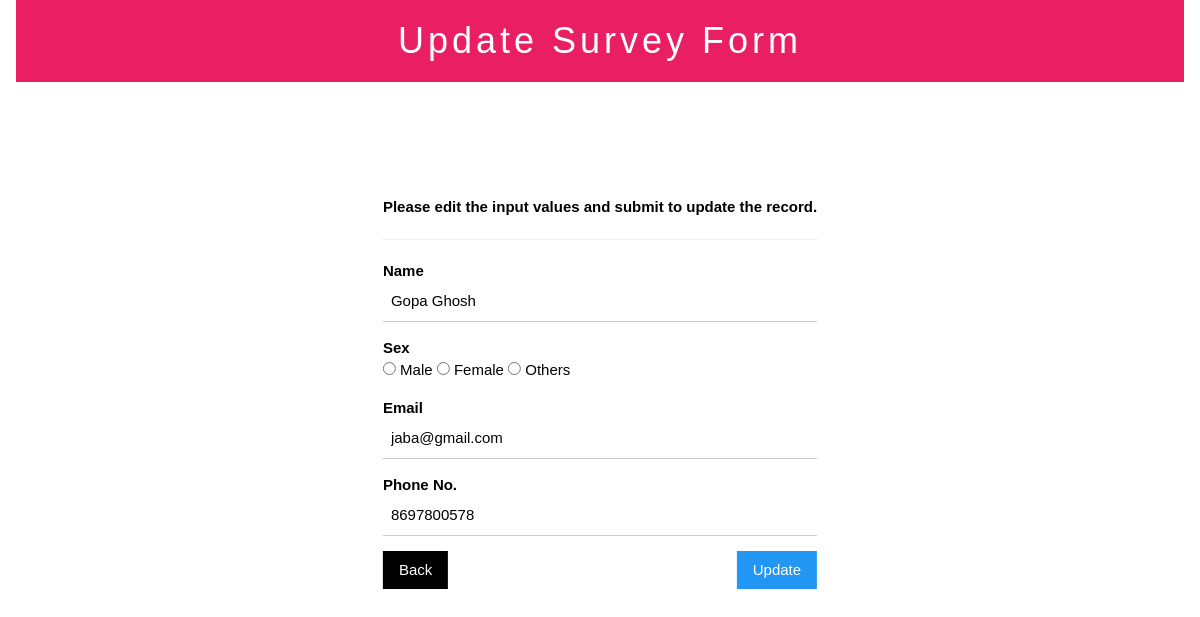
The page /update.php?id=3 on the database its author committed.
### tables this page shows
CREATE TABLE IF NOT EXISTS `info` (
  `id` int(255) NOT NULL AUTO_INCREMENT,
  `name` varchar(255) NOT NULL,
  `sex` varchar(255) NOT NULL,
  `email` varchar(255) NOT NULL,
  `phone` varchar(10) NOT NULL,
  `time` datetime(6) NOT NULL DEFAULT current_timestamp(6),
  PRIMARY KEY (`id`)
);

### update.php (the view, shortened to what this page needs)
<!DOCTYPE html>
<?php
    include "config.php";
    $id=$_GET["id"];
?>
<html>
<head>
    <link rel="stylesheet" href="css/w3.css">
    <link rel="stylesheet" href="https://cdnjs.cloudflare.com/ajax/libs/font-awesome/4.7.0/css/font-awesome.min.css">
</head>
<body>
<?php
    $view = "SELECT * FROM info WHERE id='$id'";
    $req = mysqli_query($conn, $view);
    $row=mysqli_fetch_assoc($req);
?>
    <div class="w3-container">
    <div class="w3-center w3-pink w3-padding-small w3-wide"><h1 style="font-family:Impact, Haettenschweiler, 'Arial Narrow Bold', sans-serif">Update Survey Form</h1></div>
    <div class="w3-display-middle">
    <form action="<?php echo htmlspecialchars(basename($_SERVER['REQUEST_URI'])); ?>" method="POST">
    <strong>Please edit the input values and submit to update the record.</strong>
    <hr>
        <p>
            <label class="w3-bar"><b>Name</b></label>
            <input type="text" class="w3-input" name="nm" placeholder="Full Name" value="<?php echo $row['name'] ?>" required>
        </p>
        <p>
            <label class="w3-bar"><b>Sex</b></label>
            <input type="radio" name="sex" value="male"> Male
            <input type="radio" name="sex" value="female"> Female
            <input type="radio" name="sex" value="others"> Others
        </p>
        <p>
            <label class="w3-bar"><b>Email</b></label>
            <input type="email" class="w3-input" name="em" placeholder="Email" value="<?php echo $row['email'] ?>" required>
        </p>
        <p>
            <label class="w3-bar"><b>Phone No.</b></label>
            <input type="tel" class="w3-input" name="phn" placeholder="Phone Number" value="<?php echo $row['phone'] ?>" required>
        </p>
        <p>
            <a class="w3-button w3-black" href="index.php">Back</a>
            <button type="submit" class="w3-button w3-blue w3-right" name="update">Update</button>
        </p>
    </form>
    </div>
</body>
</html>

### css/w3.css (style rules this page uses)
*,*:before,*:after { box-sizing:inherit }
html { -ms-text-size-adjust:100%;-webkit-text-size-adjust:100% }
body { margin:0 }
a { background-color:transparent }
b,strong { font-weight:bolder }
hr { box-sizing:content-box;height:0;overflow:visible }
button,input,select,textarea,optgroup { font:inherit;margin:0 }
button,input { overflow:visible }
button,select { text-transform:none }
button,[type=button],[type=reset],[type=submit] { -webkit-appearance:button }
[type=checkbox],[type=radio] { padding:0 }
html,body { font-family:Verdana,sans-serif;font-size:15px;line-height:1.5 }
html { overflow-x:hidden }
h1 { font-size:36px }
h1,h2,h3,h4,h5,h6 { font-family:"Segoe UI",Arial,sans-serif;font-weight:400;margin:10px 0 }
.w3-wide { letter-spacing:4px }
hr { border:0;border-top:1px solid #eee;margin:20px 0 }
a { color:inherit }
.w3-btn,.w3-button { border:none;display:inline-block;padding:8px 16px;vertical-align:middle;overflow:hidden;text-decoration:none;color:inherit;background-color:inherit;text-align:center;cursor:pointer;white-space:nowrap }
.w3-btn,.w3-button { -webkit-touch-callout:none;-webkit-user-select:none;-khtml-user-select:none;-moz-user-select:none;-ms-user-select:none;user-select:none }
.w3-input { padding:8px;display:block;border:none;border-bottom:1px solid #ccc;width:100% }
.w3-bar { width:100%;overflow:hidden }
.w3-container:after,.w3-container:before,.w3-panel:after,.w3-panel:before,.w3-row:after,.w3-row:before,.w3-row-padding:after,.w3-row-padding:before, .w3-cell-row:before,.w3-cell-row:after,.w3-clear:after,.w3-clear:before,.w3-bar:before,.w3-bar:after { content:"";display:table;clear:both }
.w3-display-middle { position:absolute;top:50%;left:50%;transform:translate(-50%,-50%);-ms-transform:translate(-50%,-50%) }
.w3-container,.w3-panel { padding:0.01em 16px }
.w3-center { text-align:center!important }
.w3-padding-small { padding:4px 8px!important }
.w3-right { float:right!important }
.w3-blue,.w3-hover-blue:hover { color:#fff!important;background-color:#2196F3!important }
.w3-pink,.w3-hover-pink:hover { color:#fff!important;background-color:#e91e63!important }
.w3-black,.w3-hover-black:hover { color:#fff!important;background-color:#000!important }

### rows shown on the page
info: nm "Gopa Ghosh", em "jaba@gmail.com", phn "8697800578"
